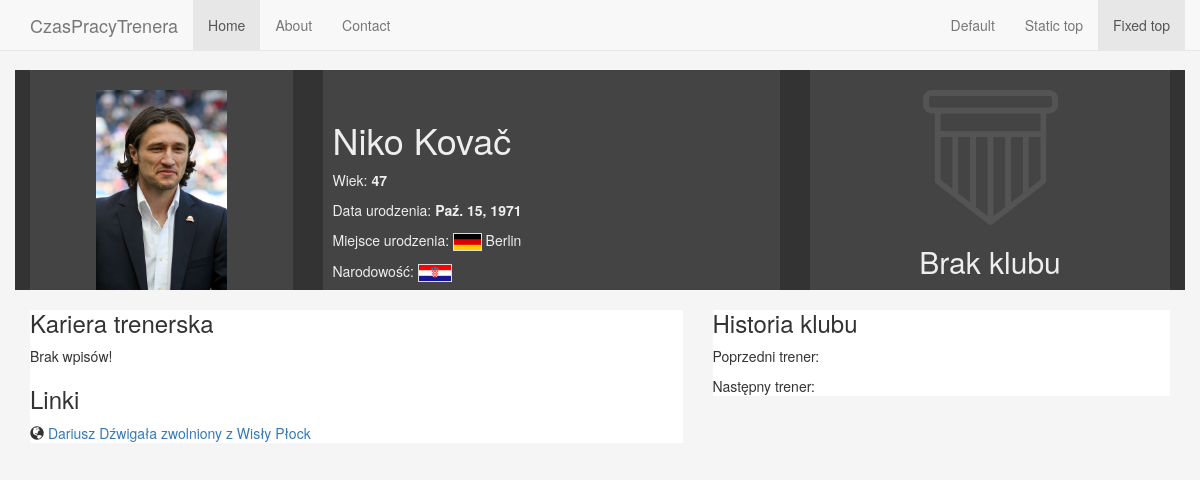
/m/19/, run on an earlier commit of the app's database.
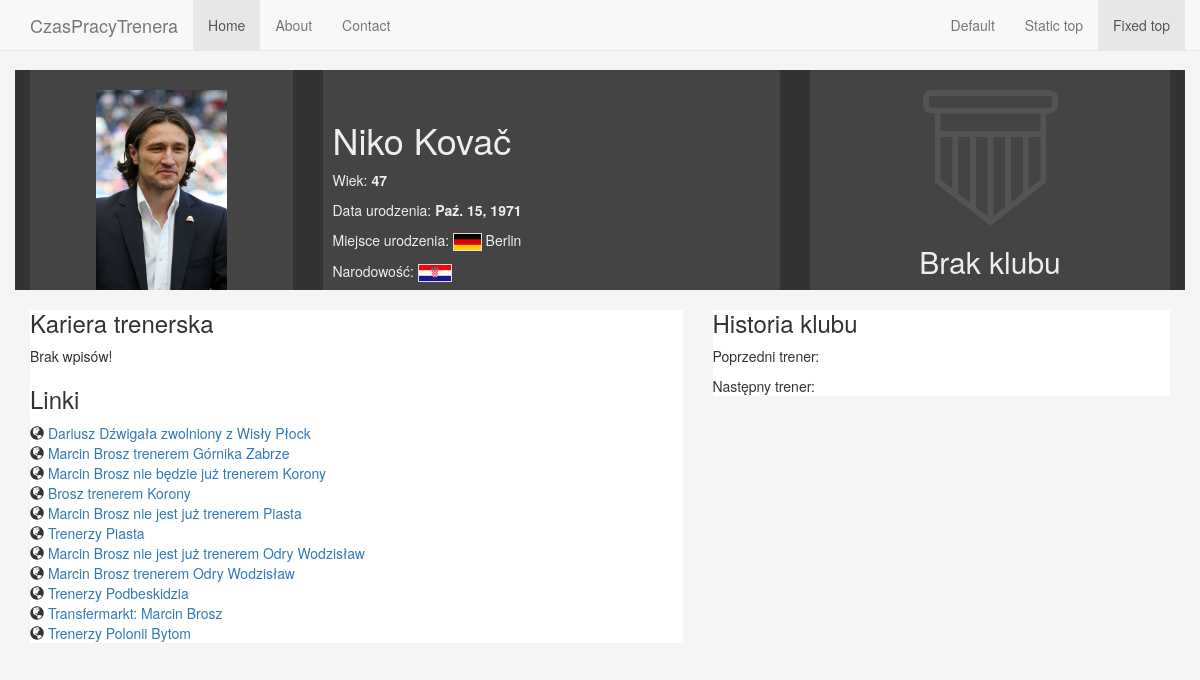
And on a later commit of the database.
### managers/models.py (models this page shows, shortened)
class ExternalLink(models.Model):
    url = models.CharField(max_length=80, unique=True)
    title = models.CharField(max_length=50, null=True, blank=True)
    job = models.ForeignKey(Employment, on_delete=models.CASCADE, null=True, blank=True, related_name='links')

### managers/views.py (the view, shortened to what this page needs)
# urls.py: path('m/<int:manager_id>/', views.profile, name='profile'),
def profile(request, manager_id):
    person = get_object_or_404(Manager, pk=manager_id)
    age = floor((datetime.now().date() - person.date_birth).days/365.25)
    country = get_object_or_404(Country, pk=person.country_id)
    city = get_object_or_404(City, pk=person.city_birth_id)
    history = person.jobs.order_by('-still_hired', '-date_finish')
    q_links = Q()
    links = ExternalLink.objects.filter(q_links)
    if history and history[0].still_hired:
        current_job = history[0]
    else:
        current_job = ""
    context = { 'person': person, 'nationality': country, 'history': history, 'current_job': current_job, 'city': city, 'age': age, 'links': links, 'no_club_icon': Team().getIcon }
    return render(request, 'managers/profile.html', context)

### managers/models.py (called while the page is built)
    def getIcon(self):
        return f"/managers/icons-country/{self.icon_name}"

    def getIcon(self):
        if not self.icon_name:
            return f"/managers/icons-club/team.png"
        else:
            return f"/managers/icons-club/{self.country.code.lower()}/{self.icon_name}"

    def getPhoto(self):
        if not self.photo:
            return f"/managers/icons/manager.png"
        else:
            return f"/managers/photos/{self.photo}"

### managers/templates/managers/profile.html (shortened to what this page needs)
{% extends "managers/base.html" %}
{% load static %}
{% block content %}
<div class="row">
  <div class="profile-titlebar row-eq-height">
    <div class="col-md-3">
      <div class="profile-img">
        <img src="{% static person.getPhoto %}" alt="{{ person.name_last }}"/>
      </div>
    </div>
    <div class="col-md-5">
      <div class="profile-head">
        <div class="profile-names">
          <h1>{{ person.name_first }} {{ person.name_last }}</h1>
        </div>
        <div class="profile-detailed">
          <p>Wiek: <strong> {{ age }}</strong></p>
          <p>Data urodzenia: <strong>{{ person.date_birth }}</strong></p>
          <p>Miejsce urodzenia:
              <a href="{% url 'managers:country' city.country.id %}"><img src="{% static city.country.getIcon %}" alt="{{ city.name_pl }}" class="flag18" /></a>
            {{ city.name_pl }}
          </p>
          <p>Narodowość:
            <a href="{% url 'managers:country' nationality.id %}"><img src="{% static nationality.getIcon %}" alt="{{ nationality.name_pl }}" class="flag18" /> {{ country.name_pl }}</a>
          </p>
        </div>
      </div>
    </div>
    <div class="col-md-4">
      <div class="profile-club" style="text-align: center;">{% if current_job %}
        <a href="{% url 'managers:club' current_job.team.id %}">
          <img src="{% static current_job.team.getIcon %}" alt="{{ current_job.team.name_full }}"/>
          {% if not current_job.team.icon_name %}<div class="on-emblem-text">{{ current_job.team.name_full }}</div>{% endif %}
        </a>{% else %}<img src="{% static no_club_icon %}" alt="Domyślny herb"/>{% endif %}
        <h2>{% if current_job %}{{ current_job.days }} dni{% else %}Brak klubu{% endif %}</h2>
      </div>
    </div>
  </div>
</div>
<div class="row">
  <div class="col-md-7">
    <div class="profile-main">
      <div class="profile-career">
        <h3>Kariera trenerska</h3>
        {% if history %}
          <table class="table table-striped">
            <thead><tr><th>Klub</th><th>Od kiedy</th><th>Do kiedy</th><th>Dni</th><th>Info</th></tr></thead>
            <tbody>
              {% for club in history %}<tr>
              <td><a href="{% url 'managers:club' club.team.id %}">{{ club.team.name_full }}</a>{% if club.role != '1st' %} ({{ club.role }}){% endif %}</td>
              <td>{{ club.date_start }}</td>
              <td>{% if club.date_finish %}{{ club.date_finish }}{% else %} - {% endif %}</td>
              <td><b>{{ club.days }}</b></td>
              <td>-</td>
            </tr>{% endfor %}
            </tbody>
          </table>
        {% else %}
          <p>Brak wpisów!</p>
        {% endif %}
      </div>
      {% if links %}<div class="profile-links">
        <h3>Linki</h3>
        <ul class="list-unstyled">{% for link in links %}
          <li class="list-item"><i class="glyphicon glyphicon-globe"></i> <a href="{{ link.url }}" target="_blank">{{ link.title }}</a></li>
        {% endfor %}</ul>
      </div>{% endif %}
    </div>
  </div>
  <div class="col-md-5">
      <div class="profile-sidebar">
        <div class="profile-club-history">
          <h3>Historia klubu</h3>
          <p>Poprzedni trener: </p>
          <p>Następny trener: </p>
        </div>
      </div>
  </div>
</div>
{% endblock %}

What changed in the data, as far as the page shows it:
added ExternalLink: title "Marcin Brosz trenerem Górnika Zabrze"
added ExternalLink: title "Marcin Brosz nie będzie już trenerem Korony"
added ExternalLink: title "Brosz trenerem Korony"
added ExternalLink: title "Marcin Brosz nie jest już trenerem Piasta"
added ExternalLink: title "Trenerzy Piasta"
added ExternalLink: title "Marcin Brosz nie jest już trenerem Odry Wodzisław"
added ExternalLink: title "Marcin Brosz trenerem Odry Wodzisław"
added ExternalLink: title "Trenerzy Podbeskidzia"
added ExternalLink: title "Transfermarkt: Marcin Brosz"
added ExternalLink: title "Trenerzy Polonii Bytom"
